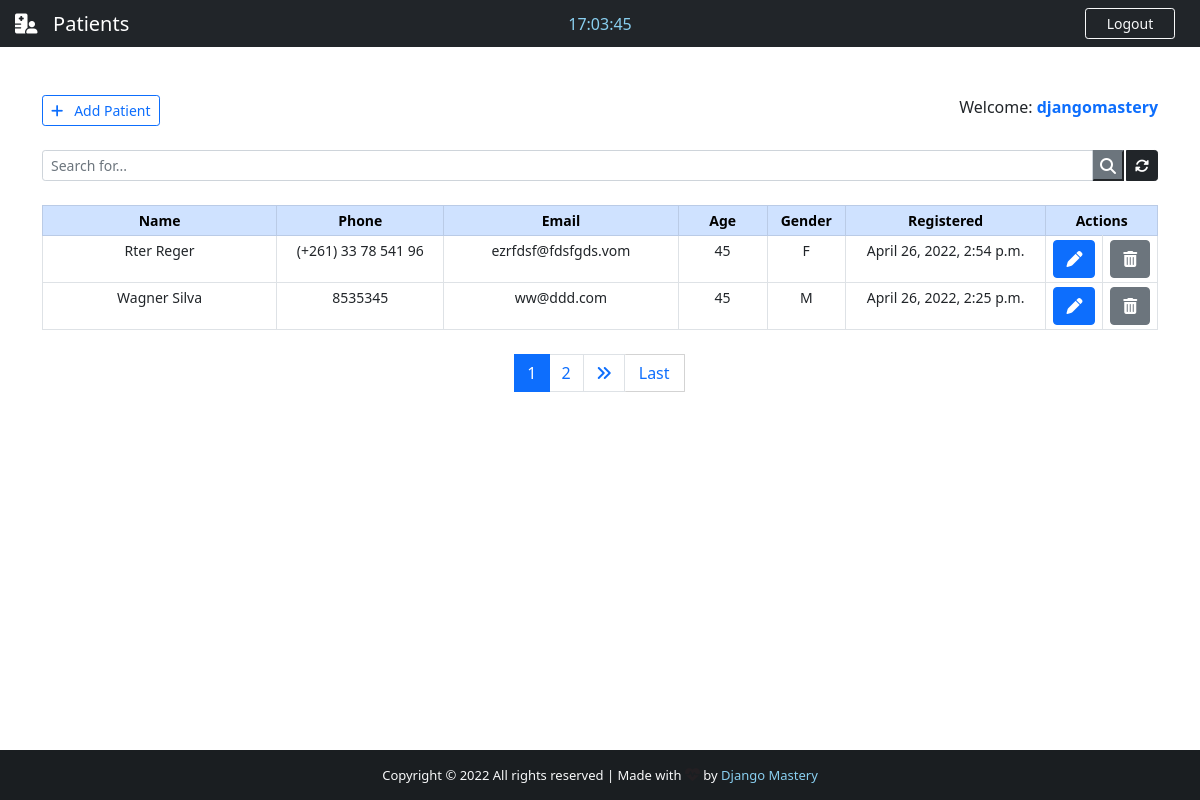
The app's page /backend/ (signed in) with its own data.
### App/models.py (models this page shows, shortened)
class Patient(models.Model):
    GENDER = (
        ("M", "M"),
        ("F", "F"),
    )
    id = models.IntegerField(primary_key=True)
    name = models.CharField(max_length=40)
    phone = models.CharField(max_length=20)
    email = models.CharField(max_length=40)
    age = models.CharField(max_length=3)
    gender = models.CharField(max_length=1, null=True, choices=GENDER)
    note = models.TextField(blank=True)
    created_at = models.DateTimeField(auto_now_add=True)

### App/views.py (the view)
# urls.py: path("backend/", views.backend, name="backend"),
@cache_control(no_cache=True, must_revalidate=True, no_store=True)
@login_required(login_url="login")
def backend(request):
    if "q" in request.GET:
        q = request.GET["q"]
        all_patient_list = Patient.objects.filter(
            Q(name__icontains=q) | Q(phone__icontains=q) | Q(email__icontains=q) | Q(age__icontains=q) | Q(gender__icontains=q) | Q(note__icontains=q)
        ).order_by("-created_at")
    else:
        all_patient_list = Patient.objects.all().order_by("-created_at")
    paginator = Paginator(all_patient_list, 2)
    page = request.GET.get("page")
    all_patient = paginator.get_page(page)
    return render(request, "backend.html", {"patients": all_patient})

### App/templates/backend.html (shortened to what this page needs)
{% extends 'base.html' %}
{% block nav-content %}
<i class="fas fa-hospital-user"></i>&nbsp;&nbsp; Patients
{% endblock nav-content %}
{% block btn-nav %}
<a href="{% url 'logout' %}" class="btn btn-outline-danger btn-sm border-light text-light" id="btn-nav" data-bs-toggle="modal" data-bs-target="#logoutModal">Logout</a>
{% endblock btn-nav %}
{% block time %}
<div class="col-sm">
  <center>
    <span id="clock" style="color: #89cff0"></span>
  </center>
</div>
{% endblock time %}
{% block footer %} style="color: #89cff0; text-decoration: none;" {% endblock footer %}
{% block content %}
  <div class="container">
    <br><br>
    <div class="d-flex justify-content-between">
      <a href="{% url 'add_patient' %}" class="btn btn-outline-primary btn-sm"><i class="fas fa-plus"></i>&nbsp;&nbsp; Add Patient</a>
      <span>
        Welcome: <strong><span class="text-primary">{{ user.get_username }}</span></strong>
      </span>
    </div>
    <form>
      <div class="input-group input-group-sm mb-3 mt-4">
        <input name="q" type="text" class="form-control" placeholder="Search for..." value="{{ request.GET.q }}">
        <button class="btn-secondary"><i class="fas fa-search"></i></button>
        <a href="{% url 'backend' %}" class="btn btn-dark" style="margin-left: 2px;"><i class="fas fa-sync-alt"></i></a>
      </div>
    </form>
    <center>
      <table class="table table-bordered table-sm mt-4" style="text-align: center; font-size: 14px;">
        <thead class="table-primary">
          <tr>
            <th style="width: 21%">Name</th>
            <th style="width: 15%">Phone</th>
            <th style="width: 21%">Email</th>
            <th style="width: 8%">Age</th>
            <th style="width: 7%">Gender</th>
            <th style="width: 18%">Registered</th>
            <th style="width: 10%" colspan="2">Actions</th>
          </tr>
        </thead>
        {% for patient in patients %}
        <tr class="txt-sm" id = "chk_td">
          <td data-label="Name" id="top-table">{{ patient.name }}</td>
          <td data-label="Phone" id="responsive-border">{{ patient.phone }}</td>
          <td data-label="Email" id="responsive-border">{{ patient.email }}</td>
          <td data-label="Age" id="responsive-border">{{ patient.age }}</td>
          <td data-label="Gender" id="responsive-border">{{ patient.gender }}</td>
          <td data-label="Registered" id="responsive-border">{{ patient.created_at  }}</td>
          <td>
            <a class="btn btn-primary btn-action" href="/patient/{{ patient.id }}" title="Edit patient">
              <i class="fas fa-pen"></i>
            </a>
          </td>
          <td>
            <a class="btn btn-secondary btn-action" title="Delete patient" data-bs-toggle="modal" data-bs-target="#deleteModal{{ patient.pk }}">
              <i class="fas fa-trash-alt"></i>
            </a>
          </td>    {% comment %}| date: 'm/d/Y (H:i)' {% endcomment %}
        </tr>
        {% endfor %}
      </table>
    </center>
    <nav class="mt-4 txt-sm">
      {% if patients.has_other_pages %}
      <ul class="pagination justify-content-center">
        {% for i in patients.paginator.page_range %}
          {% if patients.number == i %}
          <li class="page-item active"><span class="page-link">{{ i }}</span></li>
          {% else %}
          <li class="page-item"><a class="page-link" href="?page={{ i }}">{{ i }}</a></li>
          {% endif %}
        {% endfor %}
        {% if patients.has_next %}
        <li class="page-item"><a class="page-link" href="?page={{ patients.next_page_number }}"><i class="fas fa-angle-double-right"></i></a> </li>
        <a href="?page={{ patients.paginator.num_pages }}" class="btn btn-outline-primary mb-4 txt-sm" style="width: 60px; border-radius: 1px; border: 1px solid #d3d3d3; border-left: none;">Last</a>
        {% else %}
        <li class="page-item disabled"></li>
        {% endif %}
      </ul>
      {% endif %}
    </nav>
  </div>
  <br><br><br>
{% endblock content %}

### App/templates/base.html (shortened to what this page needs)
{% load static %}
<!DOCTYPE html>
<html lang="en">
<head>
    <link href="https://cdn.jsdelivr.net/npm/bootstrap@5.0.2/dist/css/bootstrap.min.css" rel="stylesheet">
    <link rel="stylesheet" href="https://use.fontawesome.com/releases/v6.1.1/css/all.css">
    <link href="{% static 'css/style.css' %}" rel="stylesheet" />
</head>
<body>
    <div class="wrapper">
        <header>
            <nav class="navbar navbar-expand-lg navbar-dark bg-dark">
                <div class="col-sm">
                    <a class="navbar-brand flex-grow-1" id="nav-content" style="text-align: center; color: #fff; margin-left: 15px">
                        {% block nav-content %}{% endblock nav-content %}
                    </a>
                </div>
                {% block time %}{% endblock time %}
                <div class="col-sm">
                    {% block btn-nav %}{% endblock btn-nav %}
                </div>
            </nav>
        </header>
        {% block content %}{% endblock content %}
    </div>
    <footer class="bg-dark text-center text-lg-start text-light" id="footer">
        <div class="text-center p-3" style="background-color: rgba(0, 0, 0, 0.2)">
            Copyright &copy; {% now "Y" %} <span id="all-rights">All rights reserved</span> | Made with
            <i class="text-danger fas fa-heartbeat blink_me" style="font-size: 15px"></i> by
            <a href="#" target="_blank" {% block footer %} style="color: #0dcaf0; text-decoration: none;" {% endblock footer %} >Django Mastery</a>
        </div>
    </footer>
</body>
</html>

### App/static/css/style.css (style rules this page uses)
html, body { height: 100%; margin: 0; max-width: 100%; overflow: hidden; }
#btn-nav { width: 90px; float: right; margin-right: 25px; }
.wrapper { min-height: 100%; margin-bottom: -50px; }
#footer, .push { height: 50px; font-size: 13px; }

### records on screen
Patient: name "Rter Reger", phone "(+261) 33 78 541 96", email "ezrfdsf@fdsfgds.vom", age "45", gender "F", created_at "April 26, 2022, 2:54 p.m."
Patient: name "Wagner Silva", phone "8535345", email "ww@ddd.com", age "45", gender "M", created_at "April 26, 2022, 2:25 p.m."

### other values on screen
{{ user.get_username }} "djangomastery"
{{ i }} "1"
{{ i }} "2"
